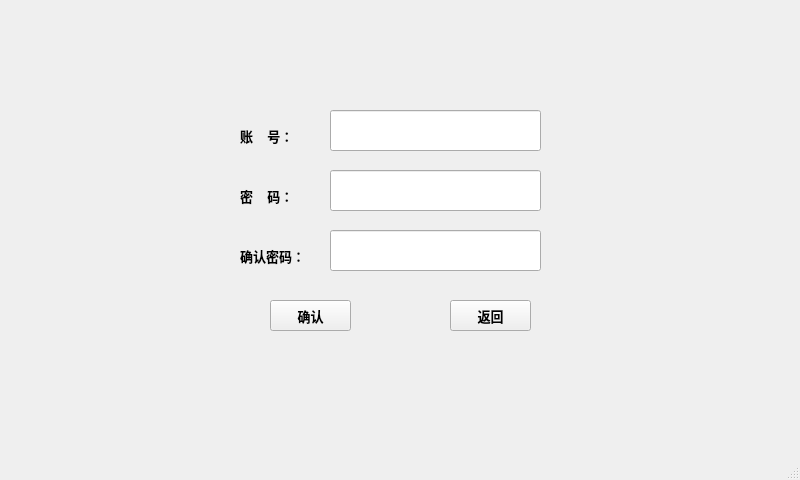
<?xml version="1.0" encoding="UTF-8"?>
<ui version="4.0">
 <class>Regist</class>
 <widget class="QMainWindow" name="Regist">
  <property name="geometry">
   <rect>
    <x>0</x>
    <y>0</y>
    <width>800</width>
    <height>480</height>
   </rect>
  </property>
  <property name="windowTitle">
   <string>MainWindow</string>
  </property>
  <property name="styleSheet">
   <string notr="true">QMainWindow{border-image: url(:/image/timg.png);}
</string>
  </property>
  <widget class="QWidget" name="centralwidget">
   <widget class="QLineEdit" name="passwd_Edit">
    <property name="geometry">
     <rect>
      <x>330</x>
      <y>170</y>
      <width>211</width>
      <height>41</height>
     </rect>
    </property>
    <property name="font">
     <font>
      <pointsize>10</pointsize>
      <weight>75</weight>
      <bold>true</bold>
     </font>
    </property>
   </widget>
   <widget class="QLineEdit" name="account_Edit">
    <property name="geometry">
     <rect>
      <x>330</x>
      <y>110</y>
      <width>211</width>
      <height>41</height>
     </rect>
    </property>
    <property name="font">
     <font>
      <pointsize>10</pointsize>
      <weight>75</weight>
      <bold>true</bold>
     </font>
    </property>
   </widget>
   <widget class="QPushButton" name="ok_Button">
    <property name="geometry">
     <rect>
      <x>270</x>
      <y>300</y>
      <width>81</width>
      <height>31</height>
     </rect>
    </property>
    <property name="font">
     <font>
      <pointsize>10</pointsize>
      <weight>75</weight>
      <bold>true</bold>
     </font>
    </property>
    <property name="text">
     <string>确认</string>
    </property>
   </widget>
   <widget class="QPushButton" name="back_Button">
    <property name="geometry">
     <rect>
      <x>450</x>
      <y>300</y>
      <width>81</width>
      <height>31</height>
     </rect>
    </property>
    <property name="font">
     <font>
      <pointsize>10</pointsize>
      <weight>75</weight>
      <bold>true</bold>
     </font>
    </property>
    <property name="text">
     <string>返回</string>
    </property>
   </widget>
   <widget class="QLineEdit" name="pass2_Edit">
    <property name="geometry">
     <rect>
      <x>330</x>
      <y>230</y>
      <width>211</width>
      <height>41</height>
     </rect>
    </property>
    <property name="font">
     <font>
      <pointsize>10</pointsize>
      <weight>75</weight>
      <bold>true</bold>
     </font>
    </property>
   </widget>
   <widget class="QLabel" name="label">
    <property name="geometry">
     <rect>
      <x>240</x>
      <y>120</y>
      <width>81</width>
      <height>31</height>
     </rect>
    </property>
    <property name="font">
     <font>
      <pointsize>10</pointsize>
      <weight>75</weight>
      <bold>true</bold>
     </font>
    </property>
    <property name="text">
     <string>账    号：</string>
    </property>
   </widget>
   <widget class="QLabel" name="label_2">
    <property name="geometry">
     <rect>
      <x>240</x>
      <y>180</y>
      <width>81</width>
      <height>31</height>
     </rect>
    </property>
    <property name="font">
     <font>
      <pointsize>10</pointsize>
      <weight>75</weight>
      <bold>true</bold>
     </font>
    </property>
    <property name="text">
     <string>密    码：</string>
    </property>
   </widget>
   <widget class="QLabel" name="label_3">
    <property name="geometry">
     <rect>
      <x>240</x>
      <y>240</y>
      <width>81</width>
      <height>31</height>
     </rect>
    </property>
    <property name="font">
     <font>
      <pointsize>10</pointsize>
      <weight>75</weight>
      <bold>true</bold>
     </font>
    </property>
    <property name="text">
     <string>确认密码：</string>
    </property>
   </widget>
  </widget>
  <widget class="QMenuBar" name="menubar">
   <property name="geometry">
    <rect>
     <x>0</x>
     <y>0</y>
     <width>800</width>
     <height>26</height>
    </rect>
   </property>
  </widget>
  <widget class="QStatusBar" name="statusbar"/>
 </widget>
 <resources/>
 <connections/>
</ui>
